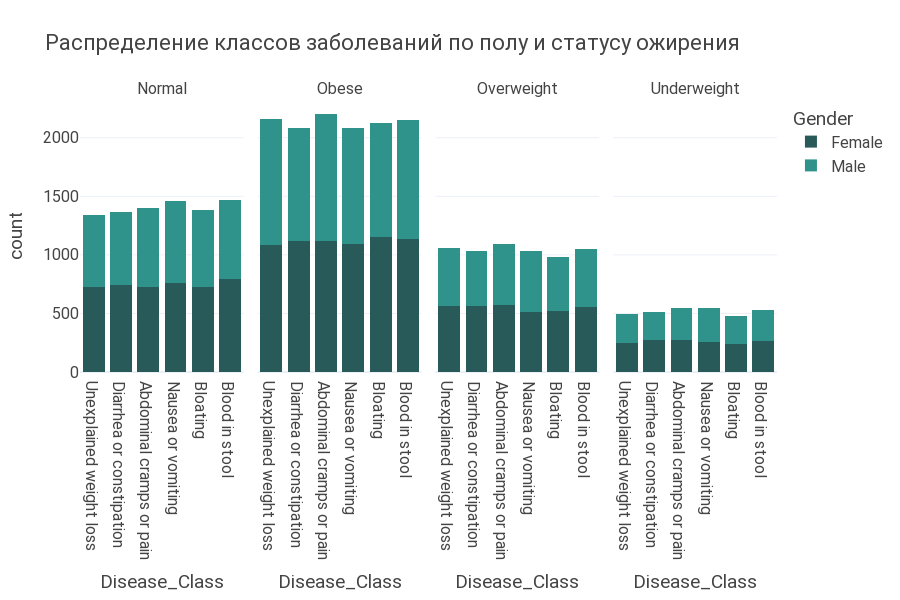

The code cell stored with this chart in its notebook:
### Code cell
# 5.2. Гистограмма заболеваемости по полу и статусу ожирения

fig = px.histogram(
    df,
    x="Disease_Class",
    color="Gender",
    facet_col="Obesity_Status",
    barmode="stack",
    color_discrete_sequence=main_palette,
    template="custom",
    title="Распределение классов заболеваний по полу и статусу ожирения"
)
fig.update_layout(height=600, font=dict(family="Roboto", size=16))
fig.for_each_annotation(lambda a: a.update(text=a.text.split("=")[-1])) 
fig.show()

### Figure 1 — Plotly figure (JSON) as saved in the notebook; plotly's stock layout.template omitted (floating-point values rounded to 4 significant figures; data arrays with more than 128 entries replaced by an {"elided": "..."} marker saying what was removed)
{"data": [{"bingroup": "x", "hovertemplate": "Gender=Female<br>Obesity_Status=Normal<br>Disease_Class=%{x}<br>count=%{y}<extra></extra>", "legendgroup": "Female", "marker": {"color": "#275A58", "pattern": {"shape": ""}}, "name": "Female", "orientation": "v", "showlegend": true, "type": "histogram", "x": {"elided": "4472 str values"}, "xaxis": "x", "yaxis": "y"}, {"bingroup": "x", "hovertemplate": "Gender=Female<br>Obesity_Status=Obese<br>Disease_Class=%{x}<br>count=%{y}<extra></extra>", "legendgroup": "Female", "marker": {"color": "#275A58", "pattern": {"shape": ""}}, "name": "Female", "orientation": "v", "showlegend": false, "type": "histogram", "x": {"elided": "6703 str values"}, "xaxis": "x2", "yaxis": "y2"}, {"bingroup": "x", "hovertemplate": "Gender=Female<br>Obesity_Status=Overweight<br>Disease_Class=%{x}<br>count=%{y}<extra></extra>", "legendgroup": "Female", "marker": {"color": "#275A58", "pattern": {"shape": ""}}, "name": "Female", "orientation": "v", "showlegend": false, "type": "histogram", "x": {"elided": "3283 str values"}, "xaxis": "x3", "yaxis": "y3"}, {"bingroup": "x", "hovertemplate": "Gender=Female<br>Obesity_Status=Underweight<br>Disease_Class=%{x}<br>count=%{y}<extra></extra>", "legendgroup": "Female", "marker": {"color": "#275A58", "pattern": {"shape": ""}}, "name": "Female", "orientation": "v", "showlegend": false, "type": "histogram", "x": {"elided": "1552 str values"}, "xaxis": "x4", "yaxis": "y4"}, {"bingroup": "x", "hovertemplate": "Gender=Male<br>Obesity_Status=Normal<br>Disease_Class=%{x}<br>count=%{y}<extra></extra>", "legendgroup": "Male", "marker": {"color": "#30938B", "pattern": {"shape": ""}}, "name": "Male", "orientation": "v", "showlegend": true, "type": "histogram", "x": {"elided": "3938 str values"}, "xaxis": "x", "yaxis": "y"}, {"bingroup": "x", "hovertemplate": "Gender=Male<br>Obesity_Status=Obese<br>Disease_Class=%{x}<br>count=%{y}<extra></extra>", "legendgroup": "Male", "marker": {"color": "#30938B", "pattern": {"shape": ""}}, "name": "Male", "orientation": "v", "showlegend": false, "type": "histogram", "x": {"elided": "6103 str values"}, "xaxis": "x2", "yaxis": "y2"}, {"bingroup": "x", "hovertemplate": "Gender=Male<br>Obesity_Status=Overweight<br>Disease_Class=%{x}<br>count=%{y}<extra></extra>", "legendgroup": "Male", "marker": {"color": "#30938B", "pattern": {"shape": ""}}, "name": "Male", "orientation": "v", "showlegend": false, "type": "histogram", "x": {"elided": "2962 str values"}, "xaxis": "x3", "yaxis": "y3"}, {"bingroup": "x", "hovertemplate": "Gender=Male<br>Obesity_Status=Underweight<br>Disease_Class=%{x}<br>count=%{y}<extra></extra>", "legendgroup": "Male", "marker": {"color": "#30938B", "pattern": {"shape": ""}}, "name": "Male", "orientation": "v", "showlegend": false, "type": "histogram", "x": {"elided": "1547 str values"}, "xaxis": "x4", "yaxis": "y4"}], "layout": {"annotations": [{"font": {}, "showarrow": false, "text": "Normal", "x": 0.1175, "xanchor": "center", "xref": "paper", "y": 1, "yanchor": "bottom", "yref": "paper"}, {"font": {}, "showarrow": false, "text": "Obese", "x": 0.3725, "xanchor": "center", "xref": "paper", "y": 1, "yanchor": "bottom", "yref": "paper"}, {"font": {}, "showarrow": false, "text": "Overweight", "x": 0.6275, "xanchor": "center", "xref": "paper", "y": 1, "yanchor": "bottom", "yref": "paper"}, {"font": {}, "showarrow": false, "text": "Underweight", "x": 0.8825, "xanchor": "center", "xref": "paper", "y": 1, "yanchor": "bottom", "yref": "paper"}], "barmode": "stack", "font": {"family": "Roboto", "size": 16}, "height": 600, "legend": {"title": {"text": "Gender"}, "tracegroupgap": 0}, "title": {"text": "Распределение классов заболеваний по полу и статусу ожирения"}, "xaxis": {"anchor": "y", "domain": [0, 0.235], "title": {"text": "Disease_Class"}}, "xaxis2": {"anchor": "y2", "domain": [0.255, 0.49], "matches": "x", "title": {"text": "Disease_Class"}}, "xaxis3": {"anchor": "y3", "domain": [0.51, 0.745], "matches": "x", "title": {"text": "Disease_Class"}}, "xaxis4": {"anchor": "y4", "domain": [0.765, 1.0], "matches": "x", "title": {"text": "Disease_Class"}}, "yaxis": {"anchor": "x", "domain": [0, 1], "title": {"text": "count"}}, "yaxis2": {"anchor": "x2", "domain": [0, 1], "matches": "y", "showticklabels": false}, "yaxis3": {"anchor": "x3", "domain": [0, 1], "matches": "y", "showticklabels": false}, "yaxis4": {"anchor": "x4", "domain": [0, 1], "matches": "y", "showticklabels": false}}}
